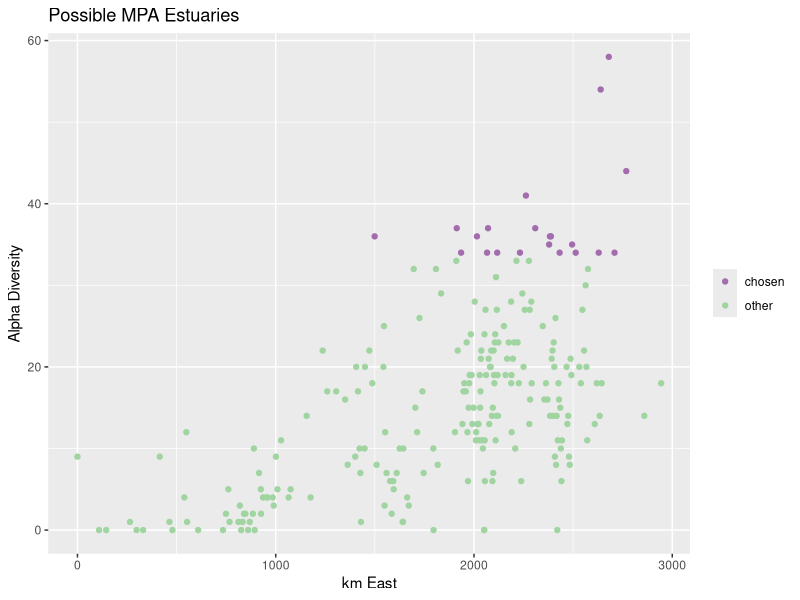
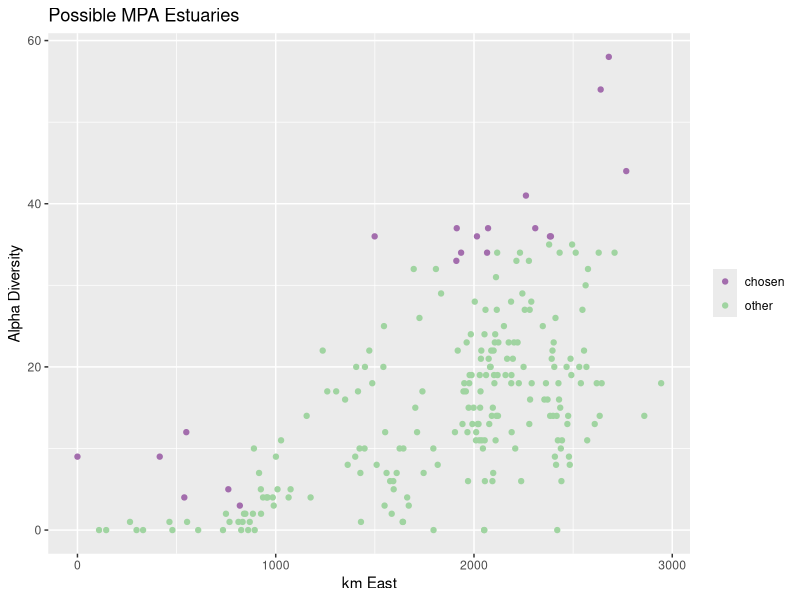
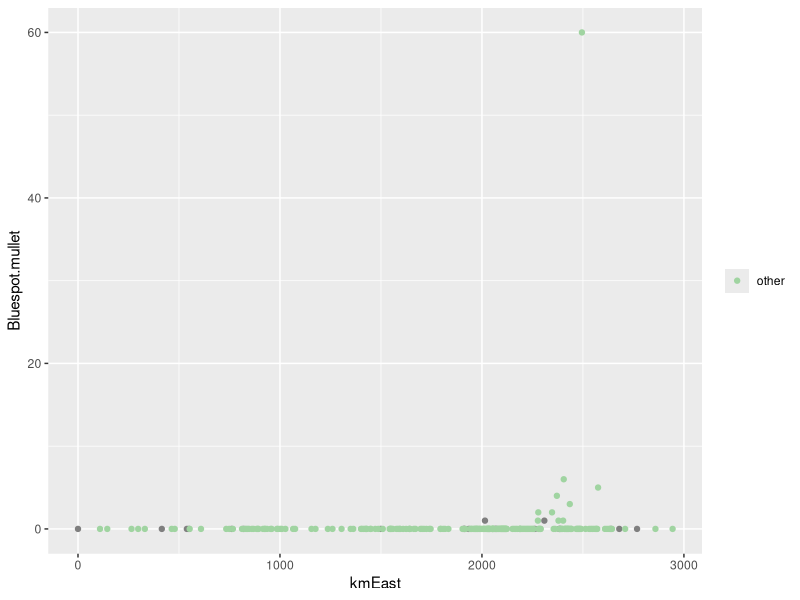
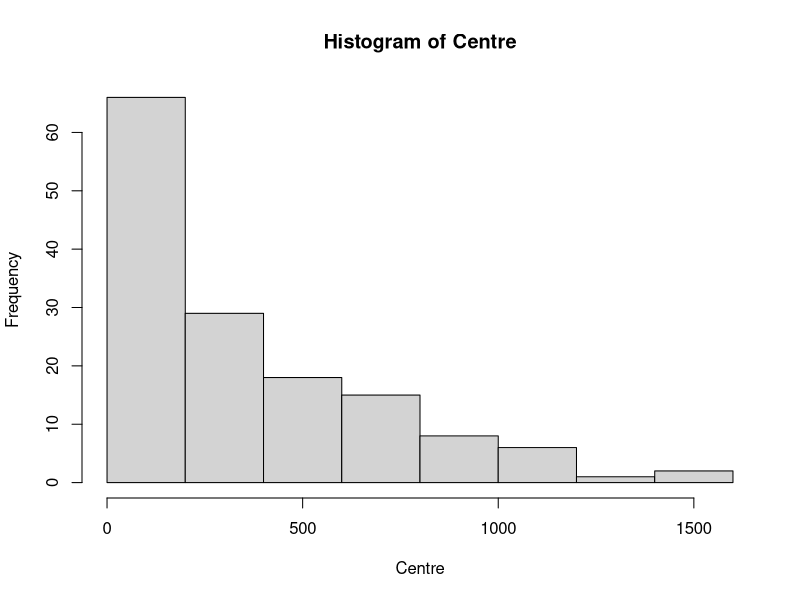
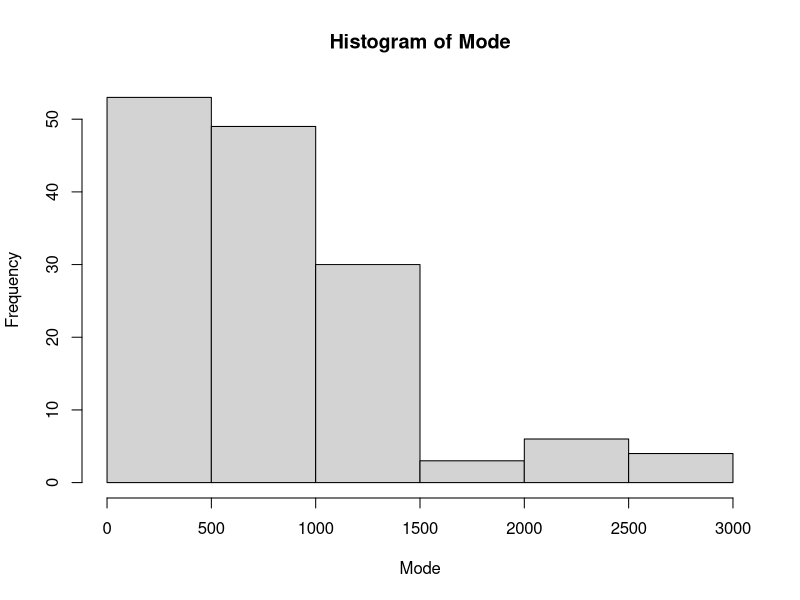
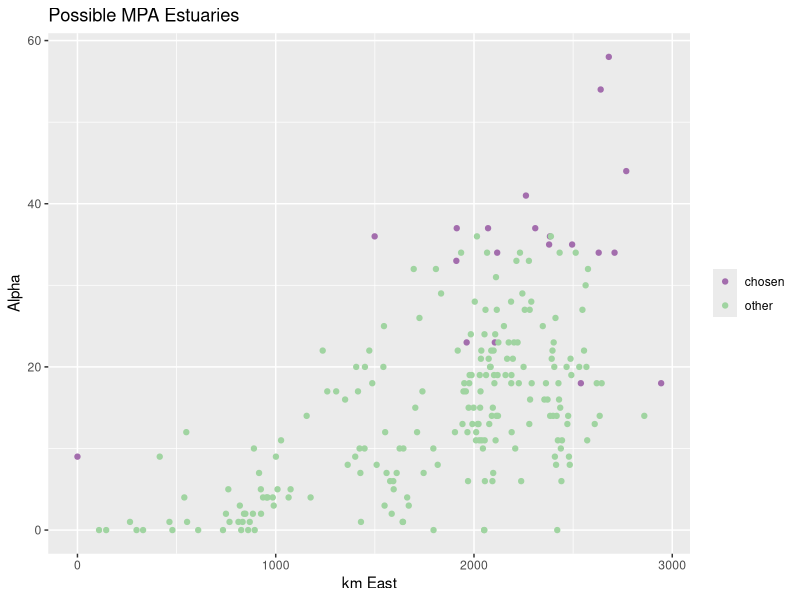
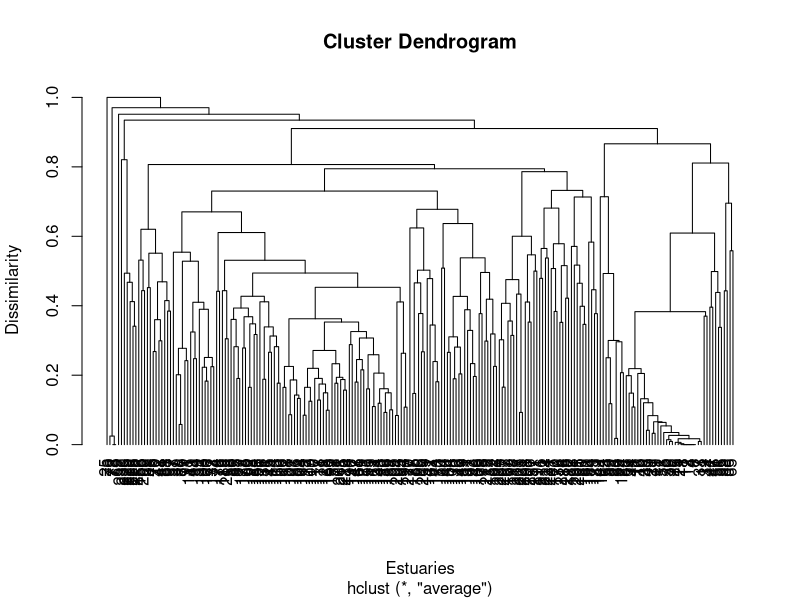
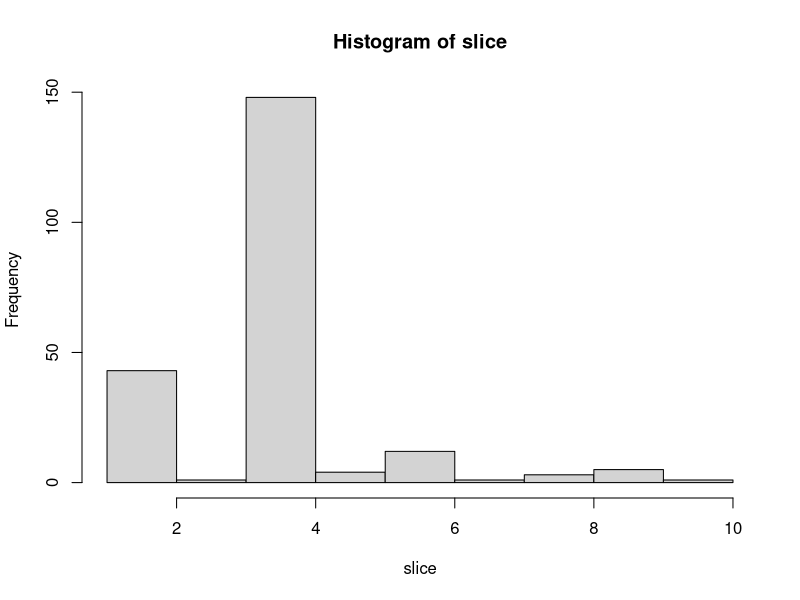

Recreate these plots in R, in order.
# Marine Spatial Planning Module - Colin Attwood
# Not just an ecological problem but social and economic too - we're ignoring that for now
# You want to spread the protected areas around the country whilest conserving the largest number of species possible

ED <- read.csv("EstuaryFishSurveyData.csv")
install.packages("vegan")
library(vegan)
install.packages("dplyr")
library(dplyr)
install.packages("ggplot2")
library(ggplot2)

#Getting rid of NAs in the data set 
ED[is.na(ED)] <- 0

# Specnumber 
#this is a function in the vegan package that allows you to sus out the alpha diversity (species richness) of the eastuaries
alpha <- specnumber(ED[4:148]) 
ED$alpha <- specnumber(ED[4:148]) #created a new column with the alpha diversity in ED

### Chunk 1
# Using Colin's code to order the data in descending alpha diversity
ED <- ED[order(-ED$alpha),]
ED

# Extracting the names of the top 20 most diverse estuaries
Alphalist <- ED[1:20,1]
Alphalist

# To ensure that the graph makes sense (geographically sound), flip kmWest to create a new column - kmEast
ED$kmEast <- 2947 - ED$kmWest

# Create a column for top 20 alpha diversity and others
ED$highlight <- ifelse(rank(-ED$alpha) <=20, "chosen", "other")

# Create a scatter plot showing the top 20 eastuaries in terms of alpha diversity
G1 <- ggplot(ED, aes(x = kmEast, y = alpha)) + 
  geom_point(aes(color = highlight)) +
  scale_color_manual(values = c("chosen" = "#A36DAD", "other" = "#A0D4A1")) +
  ggtitle("Possible MPA Estuaries") +
  xlab("km East") +
  ylab ("Alpha Diversity")+
  theme(legend.title = element_blank())

G1

# Or Colin's way in separating the top 20 from the others
ED$alphalist <- 0
ED$alphalist[1:20] <- 1
# Then just color these -> Colin

# Now we're trying to see the gamma diversity - trying to see the number of different species that would be protected if we chose these
# We can use specnumber in the vegan package for this
# In essense we're sussing the top 20 estuaries by splitting them into biogeographic zones (BZ) and getthing 6 from the WC and 7 from the SC and EC
# In other word - we want to richness without the abundance
alphaout <- specnumber(ED[4:148], groups = ED$alphalist)
alphaout # output: 0 = 121; 1 = 116 ~ that's 80%


### Chunk 2
# Then order the data to both BZ and alpha
ED <- ED[order(ED$BZ,-ED$alpha),]

# Create a column for the richness with the different BZs 
ED$alphabz <- 0
ED$alphabz[1:7] <- 1 # tagging the first 6 from the East Coast
ED$alphabz[91:97] <- 1 # tagging the first 7 from the South Coast
ED$alphabz[207:212] <- 1 # tagging the first 7 from the West Coast
ED$alphabz

# Then another column for the highlighted BZ x alpha
ED$highlightBZ <- ifelse(rank(-ED$alphabz) <=20, "chosen", "other")

# Create a plot for BZ x alpha
G2 <- ggplot(ED, aes(x = kmEast, y = alpha)) + 
  geom_point(aes(color = highlightBZ)) +
  scale_color_manual(values = c("chosen" = "#A36DAD", "other" = "#A0D4A1")) +
  ggtitle("Possible MPA Estuaries") +
  xlab("km East") +
  ylab ("Alpha Diversity")+
  theme(legend.title = element_blank())
G2

#Extracting the names of these estuaries
AlphaBZlistEC <- ED[1:7,1]
AlphaBZlistSC <- ED[91:97,1]
AlphaBZlistWC <- ED[207:212,1]

AlphaBZlistEC
AlphaBZlistSC
AlphaBZlistWC

# How many species are in the alphabz list
alphabzout <- specnumber(ED[4:148], groups = ED$alphabz)
alphabzout # output : 0 = 120; 1 = 122 ~ that's 84%

### Chunk 3
# We are going to figure out the mid ranges of each species
# Problem also because some species have a bi modal dbn

G3 <- ggplot(ED, aes(x = kmEast, y = Bluespot.mullet)) + 
  geom_point(aes(color = highlightBZ)) +
  scale_color_manual(values = c("top20alphabz" = "#A36DAD", "other" = "#A0D4A1"))+
  theme(legend.title = element_blank())
G3



# Chunk 4
# Order data by kmWest
ED <- ED[order(-ED$kmWest),]
ED
# Creating vectors for Western Limit, Eastern Limit, Range, and Centre 
WL <- array(0, c(145))
WL

EL <- array(0, c(145))
EL

Range <- array(0, c(145))
Range

Centre <- array(0, c(145))
Centre

Mode <- array(0, c(145))
Mode

max <- 0

# Now we're going to make loops
for(i in 1:145){ # this is the species loop
  max <- 0
  for(j in 1:232){ # this is the estuary loop
    if(ED[j, i+3]>0){EL[i] <- ED[j,2]}
    if(ED[j, i+3]>max){
      Mode[i] <- ED[j, 2]
      max <- ED[j,i+3]
    }
  }
  for(j in 232:1){ # this is the estuary loop bottom up
    if(ED[j, i+3]>0){WL[i] <- ED[j,2]}
  }
  Range[i] <- WL[i] - EL[i] # range is between the two limits
  Centre[i] <- (WL[i]-EL[i])/2
}
 
EL   
WL
Range
Mode
Centre

hist(Centre)
hist(Mode)

# Getting the top 20 estuaries by best modes
# get names of estuaries most frequently in modes
freq <- table(Mode) # get frequencies of different estuaries 
sortfreq <- sort(freq, decreasing = TRUE) # sort for highest freqs first 
sortfreq
top20range <- c(179, 267, 308, 1448, 1034, 1036, 3, 238, 408, 452, 876, 2947, 568, 685, 830, 842, 984, 318, 564, 638) # take top 20 most frequent modes 
midranges <- ED$Estuary[match(top20range, ED$kmWest)] # match the km values to the estuary name 

# in retro I have taken the top 25 cross referenced the last 8 with the most biodiverse estuaries and found that three corresponded and included them (the last 3) into the list (I shifted 20 to 21)
midranges

# Creating a mode list
ED$modelist <- 0
# List of locations to set modelist to 1
locations <- c("St Lucia", "Mlalazi", "Matigulu/Nyoni", "Knysna", "Kariega", "Bushmans", "Kosi", "Mfolozi/Msunduzi", "Manzimtoti", "Mkomazi", "Kwelera", "Orange", "Mtentu", "Mngazana", "Ngqusi/Inxaxo", "Great Kei", "Great Fish", "Zinkwasi", "Mzamba", "Mntafufu")
# Set modelist to 1
ED <- ED %>%
  mutate(modelist = ifelse(ED$Estuary %in% locations, 1, 0))

# Highlight 
ED$highlightmode <- ifelse(rank(-ED$modelist) <=20, "chosen", "other")
# Create a graph
G4 <- ggplot(ED, aes(x = kmEast, y = alpha)) + 
  geom_point(aes(color = highlightmode)) +
  scale_color_manual(values = c("chosen" = "#A36DAD", "other" = "#A0D4A1"))+
  ggtitle("Possible MPA Estuaries") +
  xlab("km East") +
  ylab ("Alpha") +
  theme(legend.title = element_blank())
G4

# Check how many species are saved in this
modeout <- specnumber(ED[4:148], groups = ED$modelist)
modeout # output: 0 = 107; 1 = 128 ~ that's 88%


# Chunk 5
# Dendogram, split estuaries in each group, choose ten groups, order data by group then by diversity in group, then choose top 2 entries of each group
## Sppcomplist
# There is an estuary without fish - we need to subset the data to exclude that one
# Cannot run a dendogram with EMPTY ESTUARIES

ED <- subset(ED, alpha >0)
nrow(ED) # 218 left

ED_deco <- decostand(ED[,c(4:148)], method = "total") # "total tell us more about the proportions of the fish that occur in each estuary - instead of just focusing on raw abundance numbers because we're interested in spp comp not spp numbers
ED_deco # this has taken the numbers and reduced them to proportions

ED_dist <- vegdist(ED_deco, method = "bray") # using the proportion dataset we're working out the dissimilarity bt ea estuary by using the bray-curtis measure of dissimilarity
ED_dist # gives you the dissimilary number but now need a graph - ask R to dra a dendrogram to compare these data

ED_clust <- hclust(ED_dist, method = "average")
ED_clust # this in in preparation for the plot

plot(ED_clust, hang = -1, ylab = "Dissimilarity", xlab = "Estuaries")

# Cut a line in the dendrogram to allow for it to branch only 10 times
slice <- cutree(ED_clust, h = 0.75)
slice # estuaries sorted into dendogram slices ~ 12 branches

slice <- cutree(ED_clust, h = 0.8)
slice # cut it to 80% ~ landed up with 10 groups
hist(slice)
# Create a new variable
ED$cut80 <- slice


# Now we need to order it by cut then by alpha
ED <- ED[order(ED$cut80,-ED$alpha),]
# Tagging chosen ones
ED$clust <- 0
ED$clust[c(1, 2, 35, 36, 44, 45, 46, 47, 48, 193, 194, 197, 198, 208, 209, 210, 213, 214, 215, 218)] <- 1
Clustlist <- ED[c(1, 2, 35, 36, 44, 45, 46, 47, 48, 193, 194, 197, 198, 208, 209, 210, 213, 214, 215, 218),1]
Clustlist

# Highlight top 20 clusters
ED$highlightclust <- ifelse(rank(-ED$clust) <=20, "chosen", "other")
# Plot
G5 <- ggplot(ED, aes(x = kmEast, y = alpha)) + 
  geom_point(aes(color = highlightclust)) +
  scale_color_manual(values = c("chosen" = "#A36DAD", "other" = "#A0D4A1"))+
  ggtitle("Possible MPA Estuaries") +
  xlab("km East") +
  ylab ("Alpha") +
  theme(legend.title = element_blank())
G5

# Check the number of spp saved
clustout <- specnumber(ED[4:148], groups = ED$clust)
clustout # output: 0 = 121; 1 = 116 ~ 80%
# note that this is good but excludes all estuaries without fish and so will be biased against plants and invertebrates


# Chunk 6
# Now we will try to find an estuary that has the greatest dissimilarity to other estuaries
# Order by Alpha 
# Complist variable top Est = 1, others = 0
# remove from database all spp that occur in that estuary
# Reorder by alpha and repeat
# 1. Create variable called complist

NED <- ED
NED$complist <- 0

for(j in 1:20){
  NED <- NED[order(-NED$alpha),]
  NED$complist[1] <- 1
  for(i in 1:145){
    if(NED[1, i+3] > 0 ){NED[,i+3] <- 0}
  }
  NED$alpha <- specnumber(NED[,4:148])
}

NED$complist
NED <- NED[order(-NED$complist),] 
Complist <- NED[1:20,1]
Complist

ED <- ED[order(ED$kmWest),]
NED <- NED[order(NED$kmWest),]
ED$complist <- NED$complist
compout <- specnumber(ED[4:148], groups = ED$complist)
compout # output: 0 = 109; 1 = 135 ~ that's 93%

ED$highlightcomp <- ifelse(rank(-ED$complist) <=20, "chosen", "other")
# Plot
G6 <- ggplot(ED, aes(x = kmEast, y = alpha)) + 
  geom_point(aes(color = highlightcomp)) +
  scale_color_manual(values = c("chosen" = "#A36DAD", "other" = "#A0D4A1"))+
  ggtitle("Possible MPA Estuaries") +
  xlab("km East") +
  ylab ("Alpha") +
  theme(legend.title = element_blank())
G6


# Chunk 7
# We are trying the brute force method now
# Select 20 estuaries at random from the list - tally up the spp in the 20 and record the number, reshuffle record the number if the number is higher, save the list, rinse and repeat until you find the highest number and then let's see
random_order <- sample(nrow(ED))
ED20 <- ED[order(random_order),]

maxspp <- 0 
div <- 0
randlist <- array(0, c(20))
randlist <- as.character(randlist)
for(i in 1:500){
  div <- 0
  ED20 <- ED[sample(1:nrow(ED), 20, replace = FALSE),]
  for(i in 1:145){
    if(sum(ED20[,i+3])>0){
      div <- div+1
    }
  }
  if(div > maxspp){
      maxspp <- div
      randlist <- ED20[1:20, 1]
  }
}
maxspp/145
randlist

# Creating a mode list
ED$randlist <- 0
# List of locations to set modelist to 1
locations2 <- c("Mlalazi", "Olifants", "Matigulu/Nyoni", "Groot (East)", "Klein Brak", "Manzimtoti", "Kwenxura", "Gqutywa", "Bot", "Gwaing" , "Kaaimans", "Mgwetyana", "Tyolomnqa", "Mvoti", "Mpenjati", "St Lucia", "Mapuzi", "Knysna", "Kwelera", "Zalu")
# Set modelist to 1
ED <- ED %>%
  mutate(randlist = ifelse(ED$Estuary %in% locations2, 1, 0))


ED$highlightrand <- ifelse(rank(-ED$randlist) <=20, "chosen", "other")
# Plot
G7 <- ggplot(ED, aes(x = kmEast, y = alpha)) + 
  geom_point(aes(color = highlightrand)) +
  scale_color_manual(values = c("chosen" = "#A36DAD", "other" = "#A0D4A1"))+
  ggtitle("Possible MPA Estuaries") +
  xlab("km East") +
  ylab ("Alpha") +
  theme(legend.title = element_blank())
G7


# Chunk 8
# Run through the actual list and see how many spp it protects
# Creating a mode list
ED$DFFElist <- 0
# List of locations to set modelist to 1
locations3 <- c("Orange", "Spoeg", "Krom", "Heuningnes", "Klipdriftsfontein", "Goukou", "Swartvlei", "Goukamma", "Knysna", "Sout", "Groot (W)", "Bloukrans", "Lottering", "Elandsbos", "Storms", "Elands", "Groot (O)", "Sundays", "Mbashe", "Ku-Mpenzu", "Ku-Bhula", "Ntlonyane", "Msikaba", "Mtentu", "Mzamba", "Mpenjati", "Umhlangankulu", "Mgeni", "Mhlanga", "Mdloti", "Mlalazi", "St Lucia", "Kosi")
# Set modelist to 1
ED <- ED %>%
  mutate(DFFElist = ifelse(ED$Estuary %in% locations3, 1, 0))


ED$highlightDFFE <- ifelse(rank(-ED$DFFElist) <=20, "chosen", "other")
# Plot
G8 <- ggplot(ED, aes(x = kmEast, y = alpha)) + 
  geom_point(aes(color = highlightDFFE)) +
  scale_color_manual(values = c("chosen" = "#A36DAD", "other" = "#A0D4A1"))+
  ggtitle("Possible MPA Estuaries") +
  xlab("km East") +
  ylab ("Alpha") +
  theme(legend.title = element_blank())
G8


DFFEout <- specnumber(ED[4:148], groups = ED$DFFElist)
DFFEout # output: 0 = 127; 1 = 106
locations3


# Chunk 9
# Compare all 20 lists and see which combo is the best?
